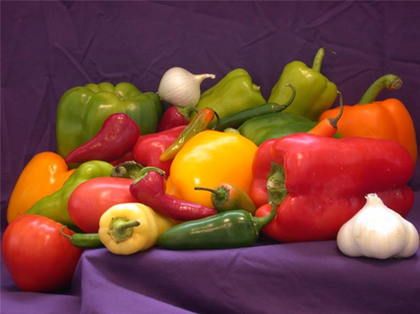
%> input picture Computer Vision/class_7/peppers.png, 420 x 314 px, shrunk from 800 x 598 before the run
$ octave --eval "main;"   (GNU Octave 9; MATLAB toolbox functions it lacks are replaced by stand-ins)
%> lines starting %> are read from the running program, lines starting %| are printed output that depends on the picture
% Segmentacion. Es la agrupacion y clasificacio de pixeles conexos que
% siguen un conujunto de reglas o atributos comunes como color, textura,
% forma o contexto.

% Metodos de clasificacion: Umbralizacion, color, textura, semantica.

% Segmentacion por umbralizacion. Se basa en histograma.


function main
    clear all, close all, clc;
    %Im = imread('jasgvdas.jpeg');
    Im = imread('peppers.png');
%> Im is the input picture: size 314x420x3 uint8; mean R, G, B 121.2, 66.7, 57.6
    [H,W,nC] = size(Im); % H num lineas W num col nC num Colores
%> H = 314; W = 420; nC = 3
    figure(1),imshow(Im); % Info contenida en la imagen es llamado pixel
    %Tricotomia: RGB a nivel luz
    ImR = double(Im(:,:,1));
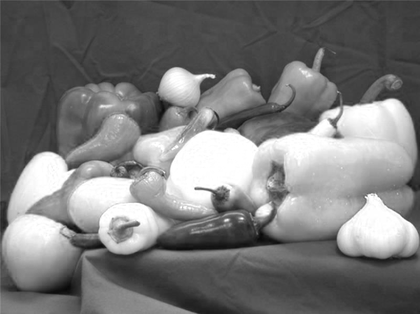
%> ImR: size 314x420 double; min 8, max 255, mean 121.2
    ImG = double(Im(:,:,2));
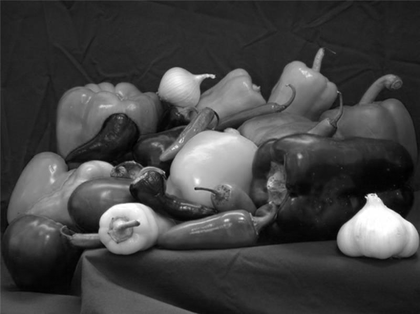
%> ImG: size 314x420 double; min 0, max 255, mean 66.7
    ImB = double(Im(:,:,3));
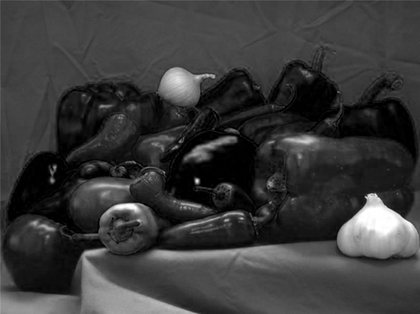
%> ImB: size 314x420 double; min 0, max 255, mean 57.6
    Int = (ImR + ImG + ImB)/3;
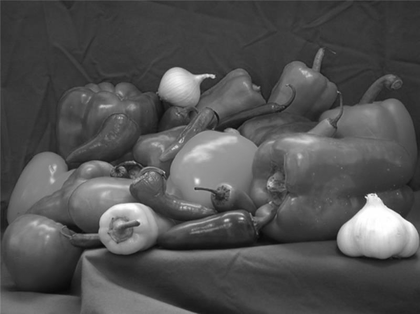
%> Int: size 314x420 double; min 8.33, max 255, mean 81.8
    figure(2), imshow(uint8(Int))
    gamma = 2;
    k = [0:255]';
    [P1, G1] = histG(Int);
%> after the loop in histG, `for j = 1:H`: hist = 256 values, max 4749 at index 58, min 0 at index 1, mean 515.2
%> in histG, `P = hist/(H*W);`: P = 256 values, max 0.036 at index 58, min 0 at index 1, mean 0.00391
%> after the loop in histG, `for k=2:256`: G = 256 values from 0 to 1
%> P1 has the same summary as P in histG; G1 = 256 values from 0 to 1
    figure(3), plot(k, P1);
%> after `plot(k, P1)`:
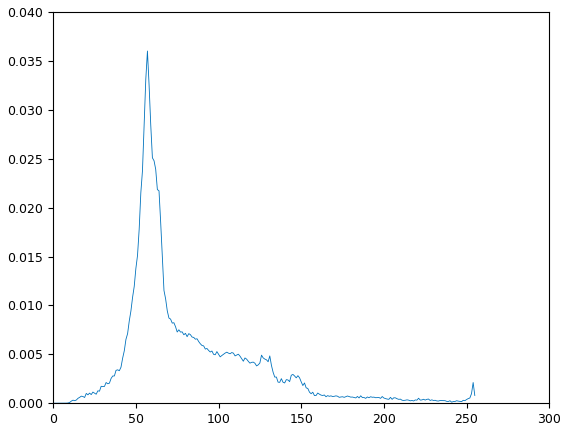
%> figure redrawn from the program's plot data; curve peaks at x = 57, y = 0.036
    figure(4), plot(k, G1);
%> after `plot(k, G1)`:
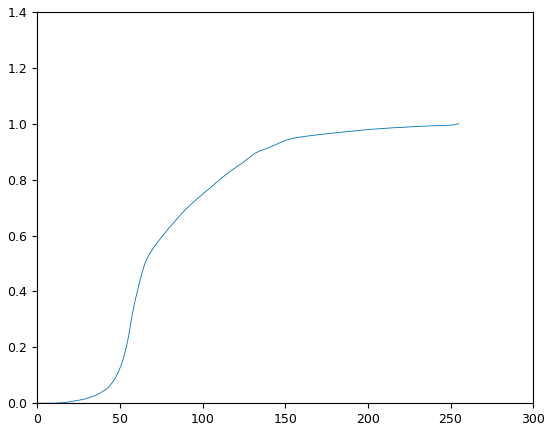
%> figure redrawn from the program's plot data; curve peaks at x = 255, y = 1

    Th = 0.68;
    % [15 lines of commented-out code are left out]

%> the run ends on the next line
    W0 = G1(Th);
% [9 lines not run here, left out]
function [P, G] = histG(Im)
    [H,W,nC] = size(Im);
    hist = zeros(256,1);
    G = zeros(256,1);
    for j = 1:H
        for i = 1:W
            pix = round(Im(j, i) + 1);
            hist(pix) = hist(pix) + 1;
        end
    end
    P = hist/(H*W);

    G(1) = P(1);
    for k=2:256
       G(k) = G(k-1) + P(k);
    end
end
